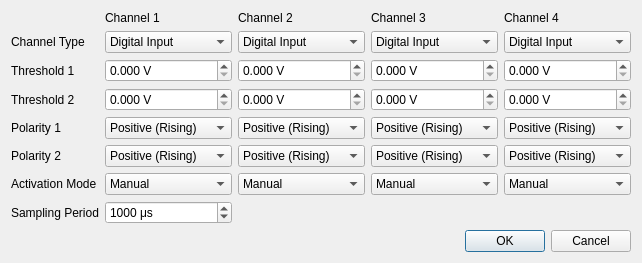
<?xml version="1.0" encoding="UTF-8"?>
<ui version="4.0">
 <class>Dialog</class>
 <widget class="QDialog" name="Dialog">
  <property name="geometry">
   <rect>
    <x>0</x>
    <y>0</y>
    <width>559</width>
    <height>242</height>
   </rect>
  </property>
  <property name="windowTitle">
   <string>Dialog</string>
  </property>
  <layout class="QGridLayout" name="gridLayout">
   <item row="0" column="3">
    <widget class="QLabel" name="channelLabel_3">
     <property name="sizePolicy">
      <sizepolicy hsizetype="Preferred" vsizetype="Fixed">
       <horstretch>0</horstretch>
       <verstretch>0</verstretch>
      </sizepolicy>
     </property>
     <property name="text">
      <string>Channel 3</string>
     </property>
    </widget>
   </item>
   <item row="3" column="3">
    <widget class="QDoubleSpinBox" name="threshold_2_doubleSpinBox_3">
     <property name="suffix">
      <string> V</string>
     </property>
     <property name="decimals">
      <number>3</number>
     </property>
     <property name="maximum">
      <double>5.000000000000000</double>
     </property>
    </widget>
   </item>
   <item row="6" column="0">
    <widget class="QLabel" name="ActivationModeLabel">
     <property name="sizePolicy">
      <sizepolicy hsizetype="Fixed" vsizetype="Preferred">
       <horstretch>0</horstretch>
       <verstretch>0</verstretch>
      </sizepolicy>
     </property>
     <property name="text">
      <string>Activation Mode</string>
     </property>
    </widget>
   </item>
   <item row="6" column="3">
    <widget class="QComboBox" name="modeComboBox_3">
     <item>
      <property name="text">
       <string>Manual</string>
      </property>
     </item>
     <item>
      <property name="text">
       <string>Automatic</string>
      </property>
     </item>
    </widget>
   </item>
   <item row="2" column="2">
    <widget class="QDoubleSpinBox" name="threshold_1_doubleSpinBox_2">
     <property name="suffix">
      <string> V</string>
     </property>
     <property name="decimals">
      <number>3</number>
     </property>
     <property name="maximum">
      <double>5.000000000000000</double>
     </property>
    </widget>
   </item>
   <item row="3" column="2">
    <widget class="QDoubleSpinBox" name="threshold_2_doubleSpinBox_2">
     <property name="suffix">
      <string> V</string>
     </property>
     <property name="decimals">
      <number>3</number>
     </property>
     <property name="maximum">
      <double>5.000000000000000</double>
     </property>
    </widget>
   </item>
   <item row="4" column="2">
    <widget class="QComboBox" name="polarity_1_comboBox_2">
     <item>
      <property name="text">
       <string>Positive (Rising)</string>
      </property>
     </item>
     <item>
      <property name="text">
       <string>Negative (Falling)</string>
      </property>
     </item>
    </widget>
   </item>
   <item row="6" column="1">
    <widget class="QComboBox" name="modeComboBox_1">
     <item>
      <property name="text">
       <string>Manual</string>
      </property>
     </item>
     <item>
      <property name="text">
       <string>Automatic</string>
      </property>
     </item>
    </widget>
   </item>
   <item row="0" column="2">
    <widget class="QLabel" name="channelLabel_2">
     <property name="sizePolicy">
      <sizepolicy hsizetype="Preferred" vsizetype="Fixed">
       <horstretch>0</horstretch>
       <verstretch>0</verstretch>
      </sizepolicy>
     </property>
     <property name="text">
      <string>Channel 2</string>
     </property>
    </widget>
   </item>
   <item row="1" column="0">
    <widget class="QLabel" name="channelTypeLabel">
     <property name="sizePolicy">
      <sizepolicy hsizetype="Fixed" vsizetype="Preferred">
       <horstretch>0</horstretch>
       <verstretch>0</verstretch>
      </sizepolicy>
     </property>
     <property name="text">
      <string>Channel Type</string>
     </property>
    </widget>
   </item>
   <item row="1" column="2">
    <widget class="QComboBox" name="channelTypeComboBox_2">
     <item>
      <property name="text">
       <string>Digital Input</string>
      </property>
     </item>
     <item>
      <property name="text">
       <string>Digital Output</string>
      </property>
     </item>
     <item>
      <property name="text">
       <string>Analog Input</string>
      </property>
     </item>
     <item>
      <property name="text">
       <string>Analog Output</string>
      </property>
     </item>
    </widget>
   </item>
   <item row="2" column="3">
    <widget class="QDoubleSpinBox" name="threshold_1_doubleSpinBox_3">
     <property name="suffix">
      <string> V</string>
     </property>
     <property name="decimals">
      <number>3</number>
     </property>
     <property name="maximum">
      <double>5.000000000000000</double>
     </property>
    </widget>
   </item>
   <item row="6" column="2">
    <widget class="QComboBox" name="modeComboBox_2">
     <item>
      <property name="text">
       <string>Manual</string>
      </property>
     </item>
     <item>
      <property name="text">
       <string>Automatic</string>
      </property>
     </item>
    </widget>
   </item>
   <item row="0" column="1">
    <widget class="QLabel" name="channelLabel_1">
     <property name="sizePolicy">
      <sizepolicy hsizetype="Preferred" vsizetype="Fixed">
       <horstretch>0</horstretch>
       <verstretch>0</verstretch>
      </sizepolicy>
     </property>
     <property name="text">
      <string>Channel 1</string>
     </property>
    </widget>
   </item>
   <item row="2" column="4">
    <widget class="QDoubleSpinBox" name="threshold_1_doubleSpinBox_4">
     <property name="suffix">
      <string> V</string>
     </property>
     <property name="decimals">
      <number>3</number>
     </property>
     <property name="maximum">
      <double>5.000000000000000</double>
     </property>
    </widget>
   </item>
   <item row="4" column="4">
    <widget class="QComboBox" name="polarity_1_comboBox_4">
     <item>
      <property name="text">
       <string>Positive (Rising)</string>
      </property>
     </item>
     <item>
      <property name="text">
       <string>Negative (Falling)</string>
      </property>
     </item>
    </widget>
   </item>
   <item row="2" column="0">
    <widget class="QLabel" name="threshold_1_label">
     <property name="sizePolicy">
      <sizepolicy hsizetype="Fixed" vsizetype="Preferred">
       <horstretch>0</horstretch>
       <verstretch>0</verstretch>
      </sizepolicy>
     </property>
     <property name="text">
      <string>Threshold 1</string>
     </property>
    </widget>
   </item>
   <item row="6" column="4">
    <widget class="QComboBox" name="modeComboBox_4">
     <item>
      <property name="text">
       <string>Manual</string>
      </property>
     </item>
     <item>
      <property name="text">
       <string>Automatic</string>
      </property>
     </item>
    </widget>
   </item>
   <item row="1" column="1">
    <widget class="QComboBox" name="channelTypeComboBox_1">
     <item>
      <property name="text">
       <string>Digital Input</string>
      </property>
     </item>
     <item>
      <property name="text">
       <string>Digital Output</string>
      </property>
     </item>
     <item>
      <property name="text">
       <string>Analog Input</string>
      </property>
     </item>
     <item>
      <property name="text">
       <string>Analog Output</string>
      </property>
     </item>
    </widget>
   </item>
   <item row="3" column="0">
    <widget class="QLabel" name="threshold_2_label">
     <property name="text">
      <string>Threshold 2</string>
     </property>
    </widget>
   </item>
   <item row="4" column="3">
    <widget class="QComboBox" name="polarity_1_comboBox_3">
     <item>
      <property name="text">
       <string>Positive (Rising)</string>
      </property>
     </item>
     <item>
      <property name="text">
       <string>Negative (Falling)</string>
      </property>
     </item>
    </widget>
   </item>
   <item row="7" column="1">
    <widget class="QSpinBox" name="samplingPeriodSpinBox">
     <property name="suffix">
      <string>00 μs</string>
     </property>
     <property name="minimum">
      <number>1</number>
     </property>
     <property name="maximum">
      <number>10000</number>
     </property>
     <property name="value">
      <number>10</number>
     </property>
    </widget>
   </item>
   <item row="8" column="0" colspan="5">
    <widget class="QDialogButtonBox" name="buttonBox">
     <property name="orientation">
      <enum>Qt::Horizontal</enum>
     </property>
     <property name="standardButtons">
      <set>QDialogButtonBox::Cancel|QDialogButtonBox::Ok</set>
     </property>
    </widget>
   </item>
   <item row="0" column="4">
    <widget class="QLabel" name="channelLabel_4">
     <property name="sizePolicy">
      <sizepolicy hsizetype="Preferred" vsizetype="Fixed">
       <horstretch>0</horstretch>
       <verstretch>0</verstretch>
      </sizepolicy>
     </property>
     <property name="text">
      <string>Channel 4</string>
     </property>
    </widget>
   </item>
   <item row="1" column="4">
    <widget class="QComboBox" name="channelTypeComboBox_4">
     <item>
      <property name="text">
       <string>Digital Input</string>
      </property>
     </item>
     <item>
      <property name="text">
       <string>Digital Output</string>
      </property>
     </item>
     <item>
      <property name="text">
       <string>Analog Input</string>
      </property>
     </item>
     <item>
      <property name="text">
       <string>Analog Output</string>
      </property>
     </item>
    </widget>
   </item>
   <item row="3" column="1">
    <widget class="QDoubleSpinBox" name="threshold_2_doubleSpinBox_1">
     <property name="suffix">
      <string> V</string>
     </property>
     <property name="decimals">
      <number>3</number>
     </property>
     <property name="maximum">
      <double>5.000000000000000</double>
     </property>
    </widget>
   </item>
   <item row="3" column="4">
    <widget class="QDoubleSpinBox" name="threshold_2_doubleSpinBox_4">
     <property name="suffix">
      <string> V</string>
     </property>
     <property name="decimals">
      <number>3</number>
     </property>
     <property name="maximum">
      <double>5.000000000000000</double>
     </property>
    </widget>
   </item>
   <item row="2" column="1">
    <widget class="QDoubleSpinBox" name="threshold_1_doubleSpinBox_1">
     <property name="suffix">
      <string> V</string>
     </property>
     <property name="decimals">
      <number>3</number>
     </property>
     <property name="maximum">
      <double>5.000000000000000</double>
     </property>
    </widget>
   </item>
   <item row="4" column="1">
    <widget class="QComboBox" name="polarity_1_comboBox_1">
     <item>
      <property name="text">
       <string>Positive (Rising)</string>
      </property>
     </item>
     <item>
      <property name="text">
       <string>Negative (Falling)</string>
      </property>
     </item>
    </widget>
   </item>
   <item row="4" column="0">
    <widget class="QLabel" name="polarity_1_label">
     <property name="sizePolicy">
      <sizepolicy hsizetype="Fixed" vsizetype="Preferred">
       <horstretch>0</horstretch>
       <verstretch>0</verstretch>
      </sizepolicy>
     </property>
     <property name="text">
      <string>Polarity 1</string>
     </property>
    </widget>
   </item>
   <item row="7" column="0">
    <widget class="QLabel" name="samplingPeriodLabel">
     <property name="sizePolicy">
      <sizepolicy hsizetype="Fixed" vsizetype="Preferred">
       <horstretch>0</horstretch>
       <verstretch>0</verstretch>
      </sizepolicy>
     </property>
     <property name="text">
      <string>Sampling Period</string>
     </property>
    </widget>
   </item>
   <item row="1" column="3">
    <widget class="QComboBox" name="channelTypeComboBox_3">
     <item>
      <property name="text">
       <string>Digital Input</string>
      </property>
     </item>
     <item>
      <property name="text">
       <string>Digital Output</string>
      </property>
     </item>
     <item>
      <property name="text">
       <string>Analog Input</string>
      </property>
     </item>
     <item>
      <property name="text">
       <string>Analog Output</string>
      </property>
     </item>
    </widget>
   </item>
   <item row="5" column="0">
    <widget class="QLabel" name="polarity_2_label">
     <property name="text">
      <string>Polarity 2</string>
     </property>
    </widget>
   </item>
   <item row="5" column="1">
    <widget class="QComboBox" name="polarity_2_comboBox_1">
     <item>
      <property name="text">
       <string>Positive (Rising)</string>
      </property>
     </item>
     <item>
      <property name="text">
       <string>Negative (Falling)</string>
      </property>
     </item>
    </widget>
   </item>
   <item row="5" column="2">
    <widget class="QComboBox" name="polarity_2_comboBox_2">
     <item>
      <property name="text">
       <string>Positive (Rising)</string>
      </property>
     </item>
     <item>
      <property name="text">
       <string>Negative (Falling)</string>
      </property>
     </item>
    </widget>
   </item>
   <item row="5" column="3">
    <widget class="QComboBox" name="polarity_2_comboBox_3">
     <item>
      <property name="text">
       <string>Positive (Rising)</string>
      </property>
     </item>
     <item>
      <property name="text">
       <string>Negative (Falling)</string>
      </property>
     </item>
    </widget>
   </item>
   <item row="5" column="4">
    <widget class="QComboBox" name="polarity_2_comboBox_4">
     <item>
      <property name="text">
       <string>Positive (Rising)</string>
      </property>
     </item>
     <item>
      <property name="text">
       <string>Negative (Falling)</string>
      </property>
     </item>
    </widget>
   </item>
  </layout>
 </widget>
 <tabstops>
  <tabstop>channelTypeComboBox_1</tabstop>
  <tabstop>channelTypeComboBox_2</tabstop>
  <tabstop>channelTypeComboBox_3</tabstop>
  <tabstop>channelTypeComboBox_4</tabstop>
  <tabstop>threshold_1_doubleSpinBox_1</tabstop>
  <tabstop>threshold_1_doubleSpinBox_2</tabstop>
  <tabstop>threshold_1_doubleSpinBox_3</tabstop>
  <tabstop>threshold_1_doubleSpinBox_4</tabstop>
  <tabstop>threshold_2_doubleSpinBox_1</tabstop>
  <tabstop>threshold_2_doubleSpinBox_2</tabstop>
  <tabstop>threshold_2_doubleSpinBox_3</tabstop>
  <tabstop>threshold_2_doubleSpinBox_4</tabstop>
  <tabstop>polarity_1_comboBox_1</tabstop>
  <tabstop>polarity_1_comboBox_2</tabstop>
  <tabstop>polarity_1_comboBox_3</tabstop>
  <tabstop>polarity_1_comboBox_4</tabstop>
  <tabstop>polarity_2_comboBox_1</tabstop>
  <tabstop>polarity_2_comboBox_2</tabstop>
  <tabstop>polarity_2_comboBox_3</tabstop>
  <tabstop>polarity_2_comboBox_4</tabstop>
  <tabstop>modeComboBox_1</tabstop>
  <tabstop>modeComboBox_2</tabstop>
  <tabstop>modeComboBox_3</tabstop>
  <tabstop>modeComboBox_4</tabstop>
  <tabstop>samplingPeriodSpinBox</tabstop>
 </tabstops>
 <resources/>
 <connections>
  <connection>
   <sender>buttonBox</sender>
   <signal>accepted()</signal>
   <receiver>Dialog</receiver>
   <slot>accept()</slot>
   <hints>
    <hint type="sourcelabel">
     <x>248</x>
     <y>254</y>
    </hint>
    <hint type="destinationlabel">
     <x>157</x>
     <y>274</y>
    </hint>
   </hints>
  </connection>
  <connection>
   <sender>buttonBox</sender>
   <signal>rejected()</signal>
   <receiver>Dialog</receiver>
   <slot>reject()</slot>
   <hints>
    <hint type="sourcelabel">
     <x>316</x>
     <y>260</y>
    </hint>
    <hint type="destinationlabel">
     <x>286</x>
     <y>274</y>
    </hint>
   </hints>
  </connection>
 </connections>
</ui>
